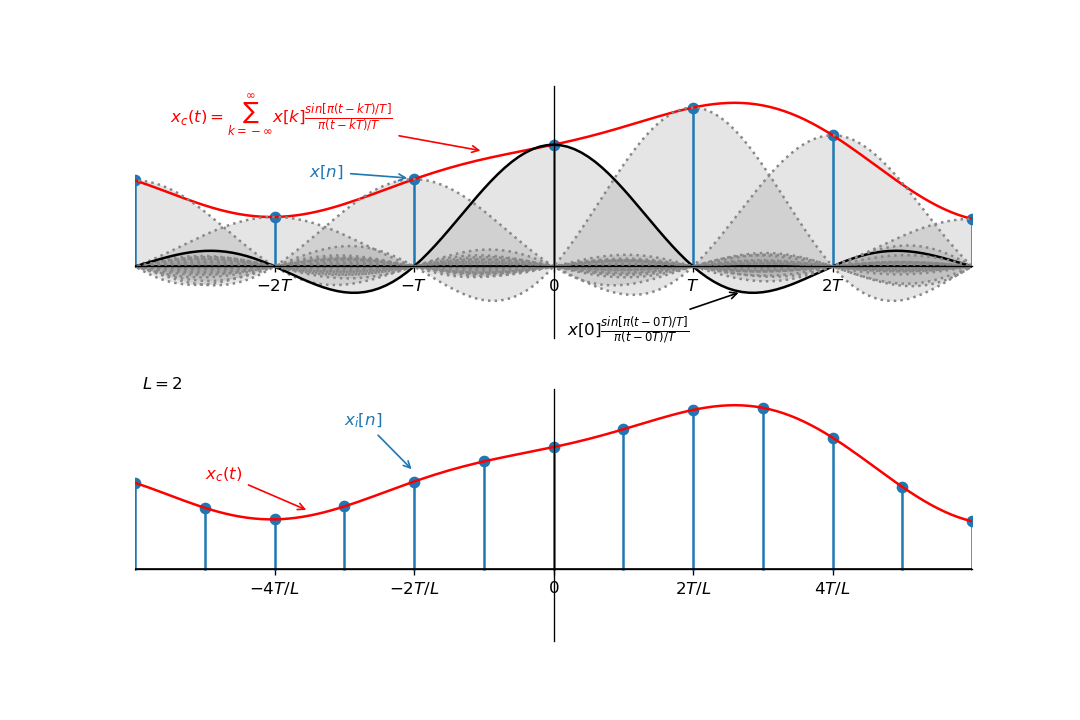

Write Python code to recreate this figure.
import numpy as np
import matplotlib.pyplot as plt

def UpsamplingRestruct(samples_x, samples_y, f, T, L, ax=None):
    x = np.arange(-20, 20, .1)
    sumY = 0
    n = 0
    for sample_x in samples_x:
        y1 = f(x-sample_x, 1.0/T)*samples_y[n]
        sumY = sumY + y1
        n += 1
        if ax is not None:
            if sample_x==0:
                ax.plot(x, y1, color='k')
            else:
                ax.plot(x, y1, color='#888888', linestyle=':')
            ax.fill_between(x, 0, y1, facecolor='#999999', alpha=1.0/4)

    return x, sumY

def axesCross(ax):
    ax.spines['left'].set_position('zero')
    ax.spines['bottom'].set_position('zero')
    ax.spines['right'].set_color('none')
    ax.spines['top'].set_color('none')

def periodization(f, T, times, ax=None):
    limit = np.floor(T*times/2)
    x = np.arange(-limit, limit, .1)
    sumY = 0
    for n in np.arange(times):
        y1 = f(x-T*n)
        sumY = sumY + y1
        if ax is not None:
            ax.plot(x, y1, color='C0', linestyle=':')
            ax.fill_between(x, 0, y1, facecolor='#999999', alpha=.5)

        if n != 0:
            y2 = f(x+T*n)
            sumY = sumY + y2
            if ax is not None:
                ax.plot(x, y2, color='C0', linestyle=':')
                ax.fill_between(x, 0, y2, facecolor='#999999', alpha=.5)
    return x, sumY


fsinc = lambda x, rate: np.sinc(x*rate)
f = lambda x: .4*np.sin(1.2*(x-3)+1)+.7*np.sin(.2*(x-2))+np.cos(.5*x)-np.sin(.7*x+3)+3
T = 2
L = 2

x = np.arange(-20, 20, T)
y = f(x)

fig = plt.figure(figsize=(9,6), dpi=120)
ax1, ax2= fig.subplots(2, 1)

xs = np.arange(-20, 20, .1)
ys = f(xs)
axesCross(ax1)
ax1.set_ylim(-2, 5)
ax1.set_xlim(-6, 6)
ax1.xaxis.set_ticks([-2*T, -T, 0, T, 2*T])
ax1.xaxis.set_ticklabels([r"$-2T$", r"$-T$", r"$0$", r"$T$", r"$2T$"])
ax1.yaxis.set_ticks([])
markers1, stemlines1, baseline1 = ax1.stem(x, y)
#plt.setp(markers, 'markerfacecolor', 'r')
plt.setp(baseline1, 'color', 'k', 'linewidth', 1)
ax1.plot(xs, ys, color='r')
x1, y1 = UpsamplingRestruct(x, y, fsinc, T, L, ax1)
ax1.annotate(r"$x[n]$",xy=(-2.05, 2.45), xytext=(-3.5, 2.5), arrowprops=dict(arrowstyle='->', color='C0'), color='C0')
ax1.annotate(r"$x_c(t)=\sum_{k=-\infty}^{\infty}x[k]\frac{sin[\pi(t-kT)/T]}{\pi(t-kT)/T}$",xy=(-1, 3.2), xytext=(-5.5, 4), color='r', arrowprops=dict(arrowstyle='->', color='r'))
ax1.annotate(r"$x[0]\frac{sin[\pi(t-0T)/T]}{\pi(t-0T)/T}$",xy=(2.7, -.7), xytext=(.2, -1.9), color='k', arrowprops=dict(arrowstyle='->', color='k'))
#ax1.annotate(r"$X_d(e^{j\omega})$",xy=(0, 0), xytext=(-4, 1.3))
#ax1.annotate(r"$\frac{1}{MT}$",xy=(0, 0), xytext=(-.7, 1.0/2+.05))

axesCross(ax2)
ax2.set_ylim(-2, 5)
ax2.set_xlim(-6, 6)
ax2.xaxis.set_ticks([-4*T/L, -2*T/L, 0, 2*T/L, 4*T/L])
ax2.xaxis.set_ticklabels([r"$-4T/L$", r"$-2T/L$", r"$0$", r"$2T/L$", r"$4T/L$"])
ax2.yaxis.set_ticks([])
#ax1.yaxis.set_ticklabels([r"$\frac{1}{MT}$"])
#x1, y1 = periodization(g2, 2*2, 10)
x2 = np.arange(-20, 20, 1.0*T/L)
y2 = f(x2)
markers2, stemlines2, baseline2 = ax2.stem(x2, y2)
plt.setp(baseline2, 'color', 'k', 'linewidth', 1)
#plt.setp(markers2, 'markerfacecolor', 'r')
#plt.setp(stemlines2, 'color', 'r')
ax2.plot(xs, ys, color='r')
ax2.annotate(r"$L=2$",xy=(0, 0), xytext=(-5.9, 5))
ax2.annotate(r"$x_c(t)$",xy=(-3.5, 1.6), xytext=(-5, 2.5), arrowprops=dict(arrowstyle='->', color='r'), color='r')
ax2.annotate(r"$x_i[n]$",xy=(-2, 2.7), xytext=(-3, 4), arrowprops=dict(arrowstyle='->', color='C0'), color='C0')

plt.show()
fig.savefig("Upsampling.png", format='png')
